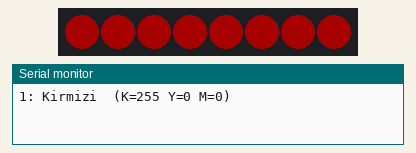
Bench run of a sketch on a simulated ESP32. On the bench: 8 RGB LEDs in strip order, left to right, the last lines printed to the serial monitor. Dim RGB values are drawn brighter than linear.

Above: at 0.1 s.
At 6.1 s:
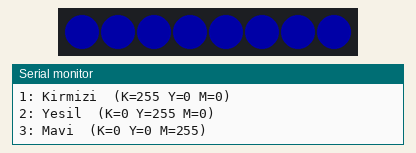
At 9.1 s:
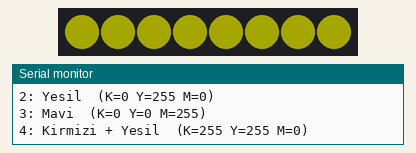
At 18.1 s:
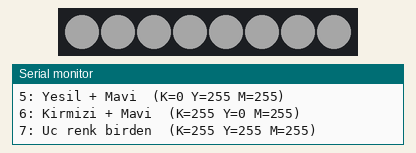
At 27.1 s:
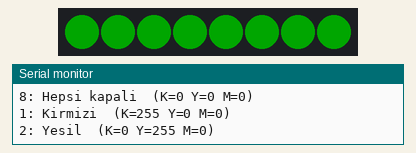
At 36.1 s:
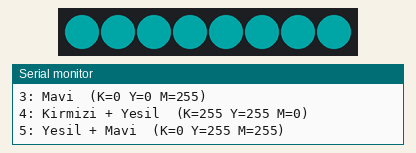
Timing chart, 0 to 40.0 s (numbered marks = the images above):
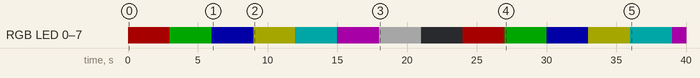

The sketch:

Foy10_Renk_Karisimi.ino
```cpp
// FOY 10 - Kod 10.1: Isik renklerini karistir (8 LED'li halka)
#include <Adafruit_NeoPixel.h>

const int PIXEL_PIN = 16;
const int PIXEL_SAYISI = 8;          // halkadaki LED sayisi
Adafruit_NeoPixel halka(PIXEL_SAYISI, PIXEL_PIN, NEO_GRB + NEO_KHZ800);

void renkGoster(const char* ad, int k, int y, int m) {
  Serial.print(ad);
  Serial.print("  (K=");  Serial.print(k);
  Serial.print(" Y=");    Serial.print(y);
  Serial.print(" M=");    Serial.print(m);
  Serial.println(")");
  halka.fill(halka.Color(k, y, m));   // kirmizi, yesil, mavi: 8 LED'in hepsi
  halka.show();
  delay(3000);
}

void setup() {
  Serial.begin(115200);
  halka.begin();
  halka.setBrightness(40);          // 0-255: goz ve akim icin dusuk tut
}

void loop() {
  renkGoster("1: Kirmizi", 255, 0, 0);
  renkGoster("2: Yesil", 0, 255, 0);
  renkGoster("3: Mavi", 0, 0, 255);
  renkGoster("4: Kirmizi + Yesil", 255, 255, 0);
  renkGoster("5: Yesil + Mavi", 0, 255, 255);
  renkGoster("6: Kirmizi + Mavi", 255, 0, 255);
  renkGoster("7: Uc renk birden", 255, 255, 255);
  renkGoster("8: Hepsi kapali", 0, 0, 0);
}
```

Measured:
- by itself, RGB LED 0–7: off → RGB(40, 0, 0) at 0.00 s, → RGB(0, 40, 0) 3.0 s later, → RGB(0, 0, 40) 3.0 s later, → RGB(40, 40, 0) 3.0 s later, … (14 changes in this stretch)
- what the display in image 1 shows lasts 3.0 s, from 6.0 s to 9.0 s
